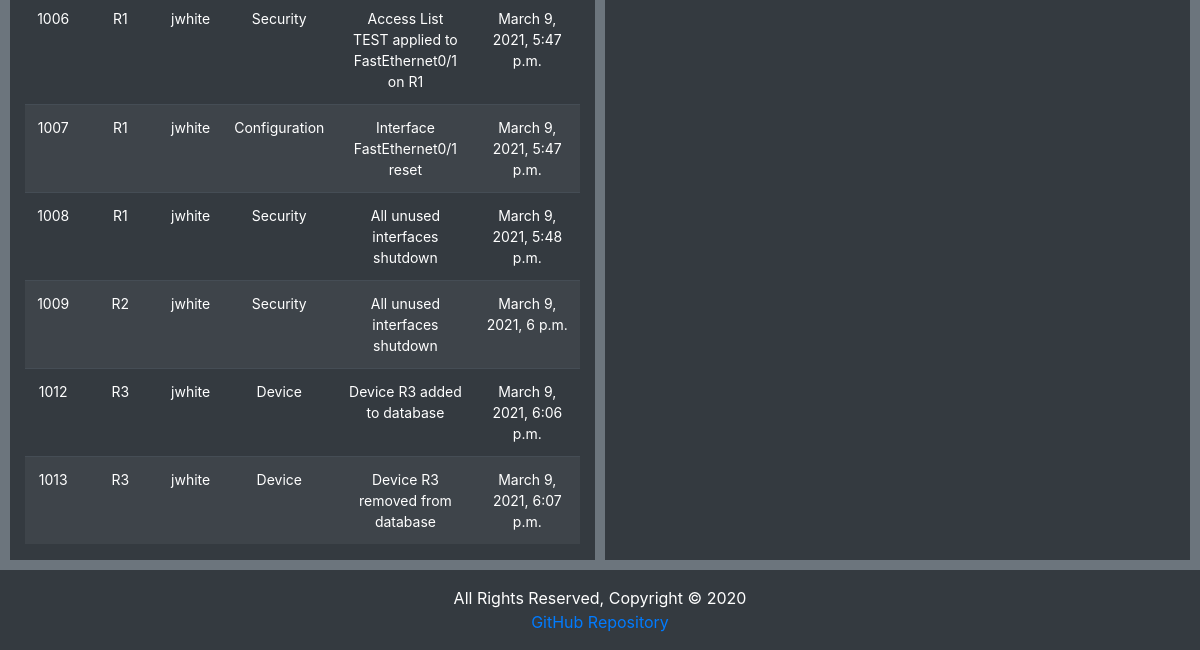
The app's page / (signed in, lower part), older data.
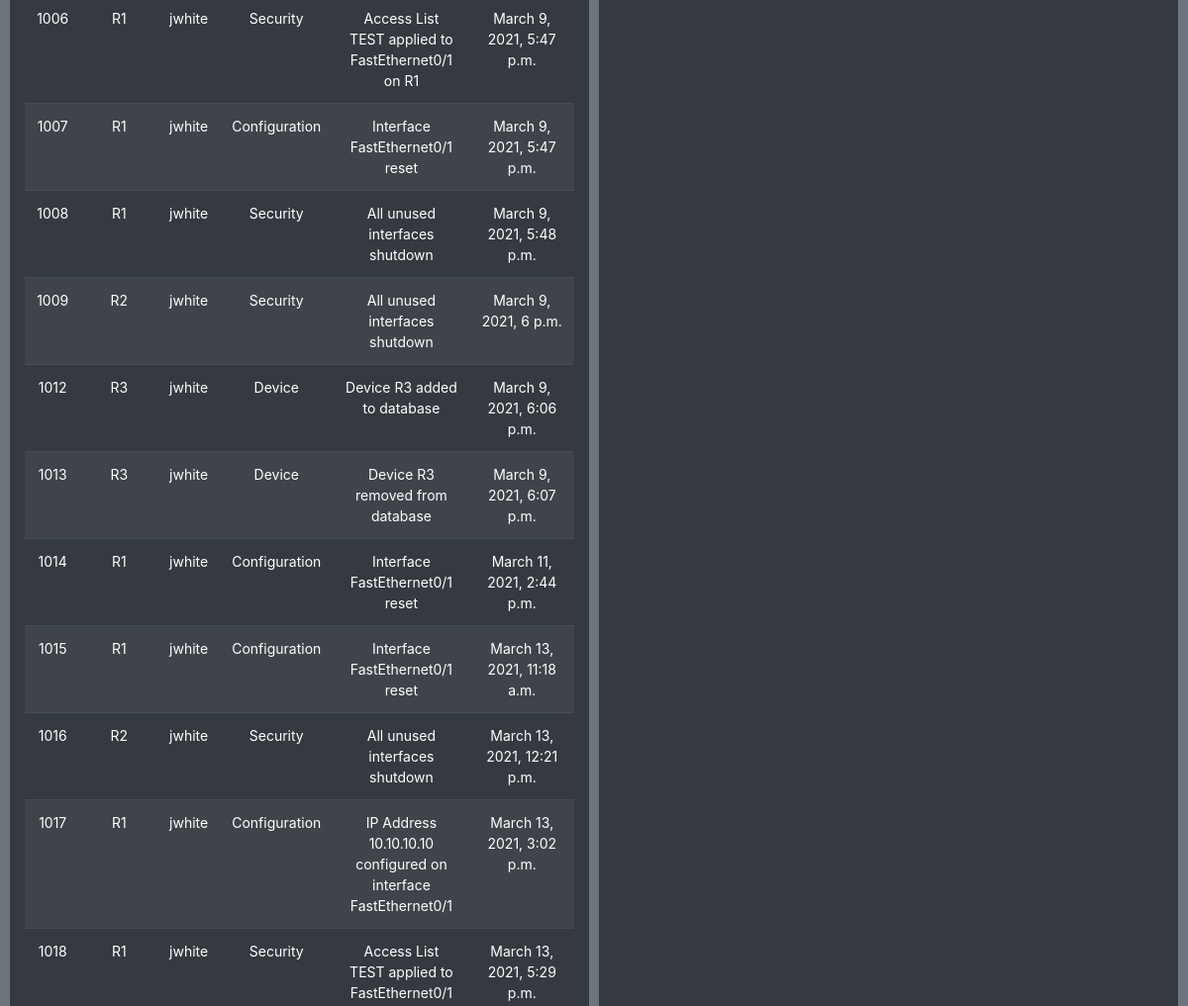
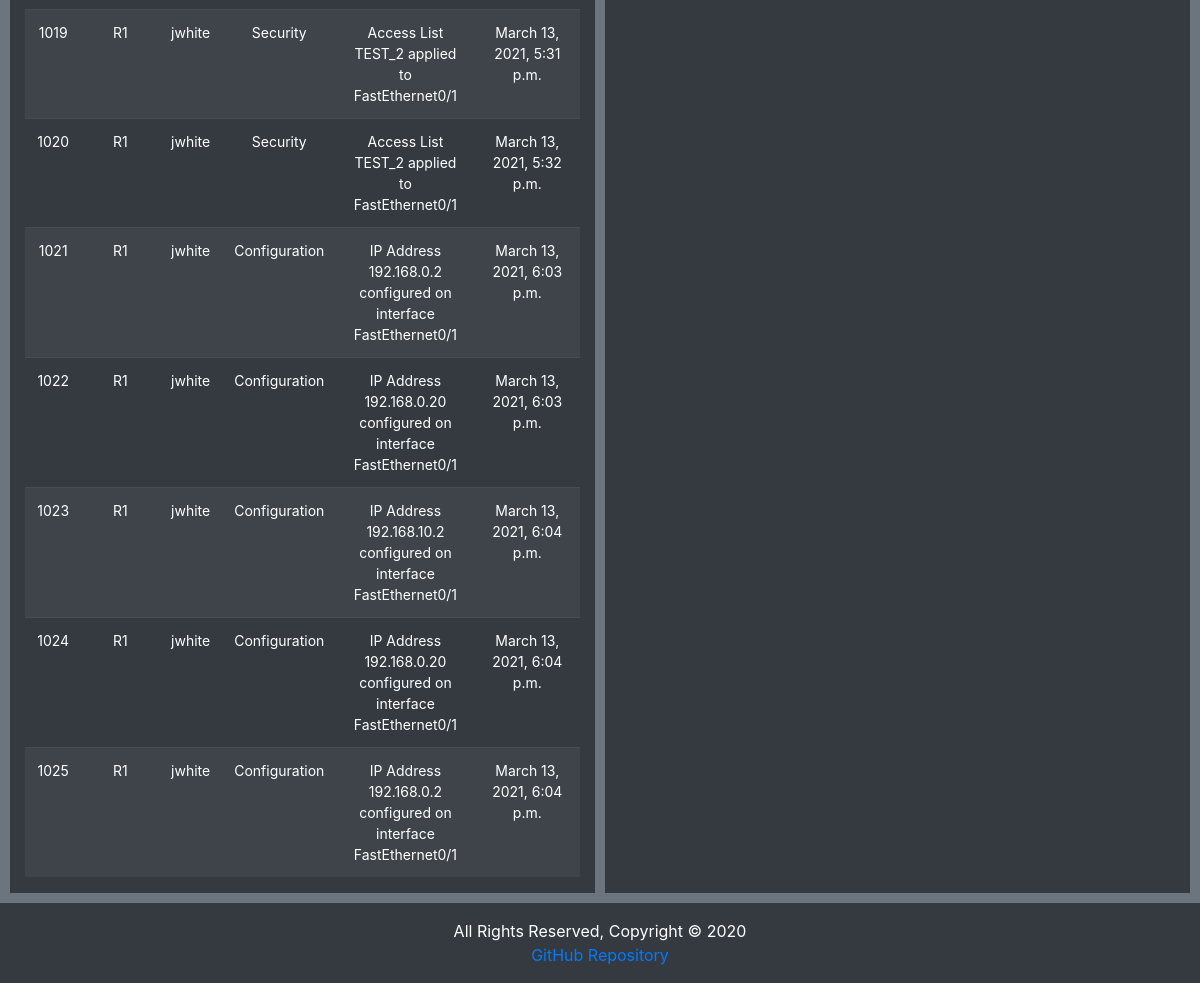
The same page, newer data (2 pictures, top to bottom).
### device/models.py (models this page shows)
class Log(models.Model):
    id = models.AutoField(primary_key=True, max_length=6, null=False)
    device = models.CharField(max_length=250, null=False)
    user = models.CharField(max_length=250, null=False)
    type = models.CharField(max_length=250, null=False)
    description = models.CharField(max_length=250, null=False)
    dateTime = models.DateTimeField(default=datetime.now)
    flag = models.BooleanField(default=False)

### dashboard/views.py (the view)
# urls.py: path('', views.index, name='index'),
@login_required
def index(PageRequest):
    all_devices = Device.objects.all()
    config_logs = Log.objects.all()
    args = {'all_devices': all_devices, 'status': check_devices(), 'all_logs': config_logs}
    return render(PageRequest, 'index.html', args)

### dashboard/views.py (called while the page is built)
def check_devices():
    all_devices = Device.objects.all()
    for i in all_devices:
        device = {'device_type': 'cisco_ios', 'ip': i.host, 'username': 'admin', 'password': 'cisco',
                  'port': 22}
        try:
            c = ConnectHandler(**device)
            i.status = True
            i.save()
            c.disconnect()
        except:
            i.status = False
            i.save()

### templates/index.html (shortened to what this page needs)
{% include "header.html" %}
<body class="bg-secondary">
{% load static %}
<main class="main container-fluid dashboard">
    <div class="dashboard-bottom">
        <div class="row text-secondary bg-dark d-flex">
            <div class="col border-secondary grid-border table-responsive">
                <table class="table table-striped table-dark">
                    <tbody>
                    {% for log in all_logs %}
                        <tr class="device-list text-center">
                        <td id="id">{{ log.id }}</td>
                        <td id="device">{{ log.device }}</td>
                        <td id="user">{{ log.user }}</td>
                        <td id="type">{{ log.type }}</td>
                        <td id="description">{{ log.description }}</td>
                        <td id="dateTime">{{ log.dateTime }}</td>
                    {% endfor %}
                    </tbody>
                </table>
            </div>
            <div class="col border-secondary">
            </div>
        </div>
    </div>
</main>
{% include "footer.html" %}
</body>
</html>

Row changes from the older to the newer data that the page shows:
added Log: id "1014", device "R1", user "jwhite", type "Configuration", description "Interface FastEthernet0/1 reset", dateTime "March 11, 2021, 2:44 p.m."
added Log: id "1015", device "R1", user "jwhite", type "Configuration", description "Interface FastEthernet0/1 reset", dateTime "March 13, 2021, 11:18 a.m."
added Log: id "1016", device "R2", user "jwhite", type "Security", description "All unused interfaces shutdown", dateTime "March 13, 2021, 12:21 p.m."
added Log: id "1017", device "R1", user "jwhite", type "Configuration", description "IP Address 10.10.10.10 configured on interface FastEthernet0/1", dateTime "March 13, 2021, 3:02 p.m."
added Log: id "1018", device "R1", user "jwhite", type "Security", description "Access List TEST applied to FastEthernet0/1", dateTime "March 13, 2021, 5:29 p.m."
added Log: id "1019", device "R1", user "jwhite", type "Security", description "Access List TEST_2 applied to FastEthernet0/1", dateTime "March 13, 2021, 5:31 p.m."
added Log: id "1020", device "R1", user "jwhite", type "Security", description "Access List TEST_2 applied to FastEthernet0/1", dateTime "March 13, 2021, 5:32 p.m."
added Log: id "1021", device "R1", user "jwhite", type "Configuration", description "IP Address 192.168.0.2 configured on interface FastEthernet0/1", dateTime "March 13, 2021, 6:03 p.m."
added Log: id "1022", device "R1", user "jwhite", type "Configuration", description "IP Address 192.168.0.20 configured on interface FastEthernet0/1", dateTime "March 13, 2021, 6:03 p.m."
added Log: id "1023", device "R1", user "jwhite", type "Configuration", description "IP Address 192.168.10.2 configured on interface FastEthernet0/1", dateTime "March 13, 2021, 6:04 p.m."
added Log: id "1024", device "R1", user "jwhite", type "Configuration", description "IP Address 192.168.0.20 configured on interface FastEthernet0/1", dateTime "March 13, 2021, 6:04 p.m."
added Log: id "1025", device "R1", user "jwhite", type "Configuration", description "IP Address 192.168.0.2 configured on interface FastEthernet0/1", dateTime "March 13, 2021, 6:04 p.m."
